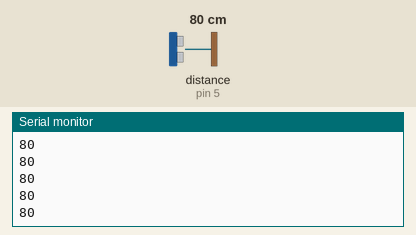
Simulated run of this sketch. Board: Arduino Uno, built with avr-gcc and run on an emulated ATmega328P. On the bench: the last lines printed to the serial monitor. Wiring (inferred from the names in the program): ultrasonic range finder: trigger pin 4; echo pin 5. The test bench sets the inputs (shaded band); at power-on: distance to the obstacle (sensor on pin 5) 80 cm. The echo pulse lasts 58.3 µs per cm.

Above: at 1.2 s.
1.3 s: distance to the obstacle (sensor on pin 5) set to 2 cm
At 1.48 s:
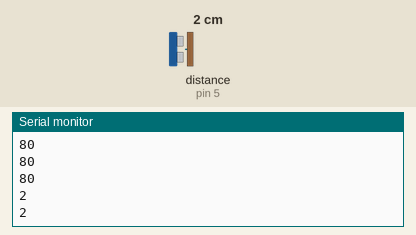
2.8 s: distance to the obstacle (sensor on pin 5) set to 4 cm
At 2.89 s:
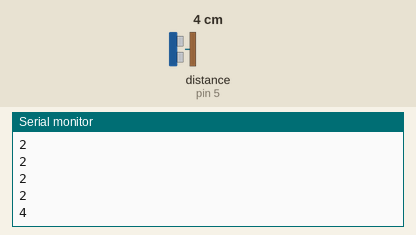
Timing chart, 0 to 5.8 s (numbered marks = the images above; inputs shaded):
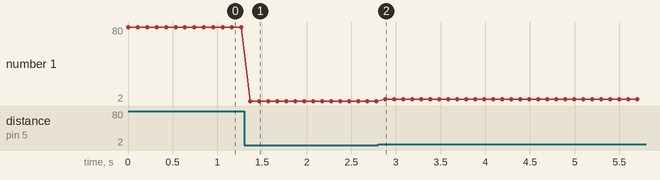

The sketch:

07_ultrazvuk.ino
```cpp
#define TRIG 4
#define ECHO 5

void setup()
{
  Serial.begin(9600);
  pinMode(TRIG, OUTPUT);
  pinMode(ECHO, INPUT);
}

int meraj()
{
  digitalWrite(TRIG, HIGH);
  delayMicroseconds(10);
  digitalWrite(TRIG, LOW);
  while (digitalRead(ECHO) == 0) {}
  long cas1 = micros();
  while (digitalRead(ECHO) == 1) {}
  long cas2 = micros();
  return (cas2 - cas1) / 58;
}

void loop()
{
  Serial.println(meraj());
  delay(100);
}
```

Measured:
- after the input at 1.3 s, the serial monitor: prints a new line after 0.07 s (image 1)
- after the input at 2.8 s, the serial monitor: prints a new line after 0.08 s (image 2)
- plotted number 1: 80 → 2 after the input at 1.3 s, 2 → 4 after the input at 2.8 s
